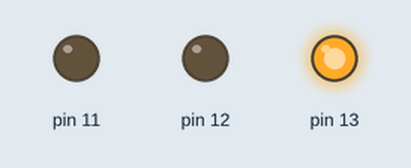
Simulated run of this sketch. Board: Arduino Uno, built with avr-gcc and run on an emulated ATmega328P. On the bench: output pins drawn as LEDs (lit = HIGH).

Above: at 5.0 s.
At 11.0 s:
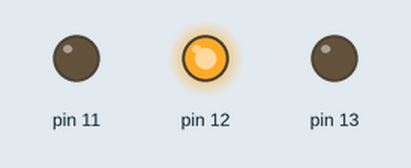
At 17.0 s:
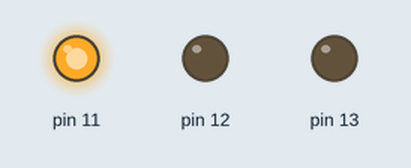
Timing chart, 0 to 28.6 s (numbered marks = the images above):
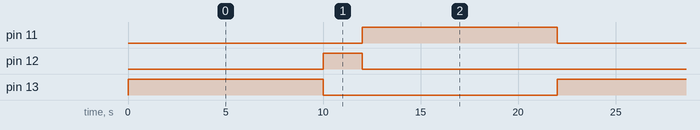

The sketch:

traffic-signal.ino
```cpp
void setup()
{
  pinMode(13, OUTPUT);
  pinMode(12, OUTPUT);
  pinMode(11, OUTPUT);
}

void loop()
{
  digitalWrite(13, HIGH);
  delay(10000);
  digitalWrite(13, LOW);

  digitalWrite(12, HIGH);
  delay(2000);
  digitalWrite(12, LOW);


  digitalWrite(11, HIGH);
  delay(10000);
  digitalWrite(11, LOW);


}
```

Measured:
- by itself, pin 11, pin 13: alternates HIGH for 10.0 s and LOW for 12.0 s
- by itself, pin 12: alternates HIGH for 2.0 s and LOW for 20.0 s
- by itself, everything shown: repeats every 22.0 s, in 4 steps
